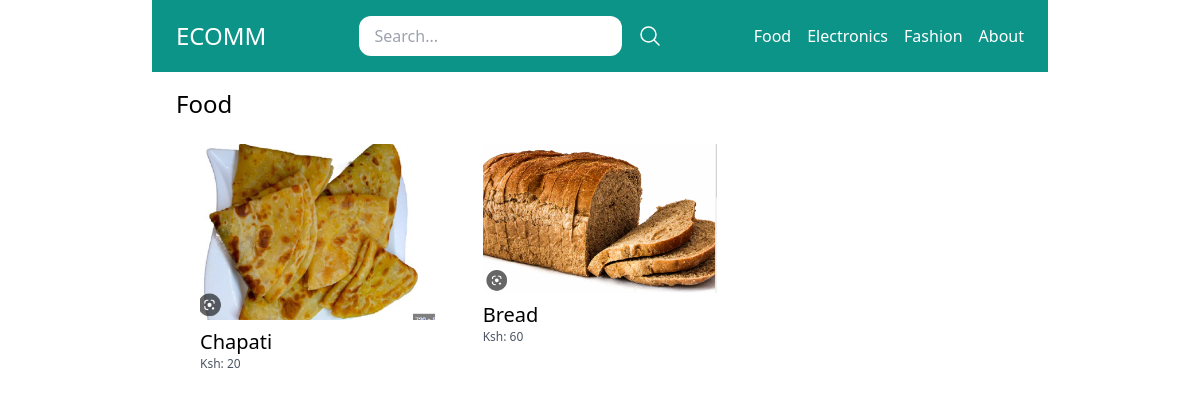
Screenshot of /food/ with the database file from the repository.
### store/models.py (models this page shows, shortened)
class Category(models.Model):
    title = models.CharField(max_length=50)
    slug = models.SlugField(max_length=50)
    class Meta:
        verbose_name_plural = 'Categories'

class Product(models.Model):
    category = models.ForeignKey(Category, related_name='products', on_delete=models.CASCADE)
    user = models.ForeignKey(User, related_name='products', on_delete=models.CASCADE)
    title = models.CharField(max_length=50)
    slug = models.SlugField(max_length=50)
    description = models.TextField(max_length=300, blank=True, null=True)
    price = models.IntegerField()
    image = models.ImageField(upload_to='uploads/product_images/', blank=True, null=True)
    created_at = models.DateTimeField(auto_now_add=True)
    updated_at = models.DateTimeField(auto_now=True)
    DRAFT = 'draft'
    WAITING_APPROVAL = 'waiting_approval'
    ACTIVE = 'active'
    DELETED = 'deleted'
    STATUS_CHOICES = (
        (DRAFT, 'Draft'),
        (WAITING_APPROVAL, 'Waiting Approval'),
        (ACTIVE, 'Active'),
        (DELETED, 'Deleted'),
    )
    status = models.CharField(max_length=50, choices=STATUS_CHOICES, default=ACTIVE)
    class Meta:
        ordering = ('-created_at', )

### store/views.py (the view)
# urls.py: path('<slug:slug>/', views.categoryDetail, name='category_detail'),
def categoryDetail(request, slug):
    category = get_object_or_404(Category, slug=slug)
    products = category.products.filter(status=Product.ACTIVE)
    return render(request, 'store/category_detail.html', {
        'category': category,
        'products': products
        })

### store/templatetags/menu.py (called while the page is built)
@register.inclusion_tag('core/menu.html')
def menu():
    categories  = Category.objects.all()
    return {'categories': categories}

### store/templates/store/category_detail.html (shortened to what this page needs)
{% extends 'core/base.html' %}
{% block content %}
    <h1 class="text-2xl">{{category.title}}</h1>
    {% include 'store/partials/products.html' %}
{% endblock %}

### core/templates/core/menu.html
{% for category in categories %}
    <a href="{% url 'category_detail' category.slug %}" class="text-white">{{category.title}}</a>
{% endfor %}
<a href="{% url 'aboutpage' %}" class="text-white">About</a>

### store/templates/store/partials/products.html
<div class="flex flex-wrap ">
    {% for product in products %}
        <div class="product w-1/3 p-2">
            <div class="p-4 bg-gray-150">
                <a href="{% url 'product_detail' product.category.slug product.slug %}">
                    {% if product.image %}
                        <div class="image mb-2">
                            <img src="{{product.image.url}}" alt="{{product.title}} Image">
                        </div>
                    {% endif %}
                    <h2 class="text-xl">{{product.title}}</h2>
                    <p class="text-xs text-gray-600">Ksh: {{product.price}}</p>
                </a>
            </div>
        </div>
    {% endfor %}
</div>

### rows the page displays
Category: title "Food"
Category: title "Electronics"
Category: title "Fashion"
Product: image (picture), title "Chapati", price "20"
Product: image (picture), title "Bread", price "60"
